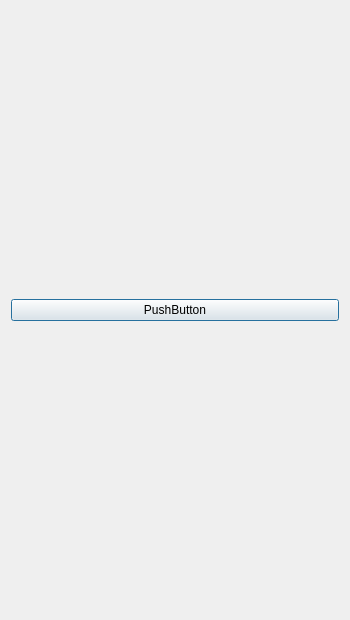
<?xml version="1.0" encoding="UTF-8"?>
<ui version="4.0">
 <class>DialogConfig</class>
 <widget class="QDialog" name="DialogConfig">
  <property name="geometry">
   <rect>
    <x>0</x>
    <y>0</y>
    <width>350</width>
    <height>620</height>
   </rect>
  </property>
  <property name="windowTitle">
   <string>Dialog</string>
  </property>
  <layout class="QHBoxLayout" name="horizontalLayout">
   <item>
    <layout class="QGridLayout" name="gridLayout">
     <item row="0" column="0">
      <layout class="QVBoxLayout" name="verticalLayout"/>
     </item>
     <item row="1" column="0">
      <widget class="QPushButton" name="pushButton">
       <property name="text">
        <string>PushButton</string>
       </property>
      </widget>
     </item>
    </layout>
   </item>
  </layout>
 </widget>
 <resources/>
 <connections/>
</ui>
